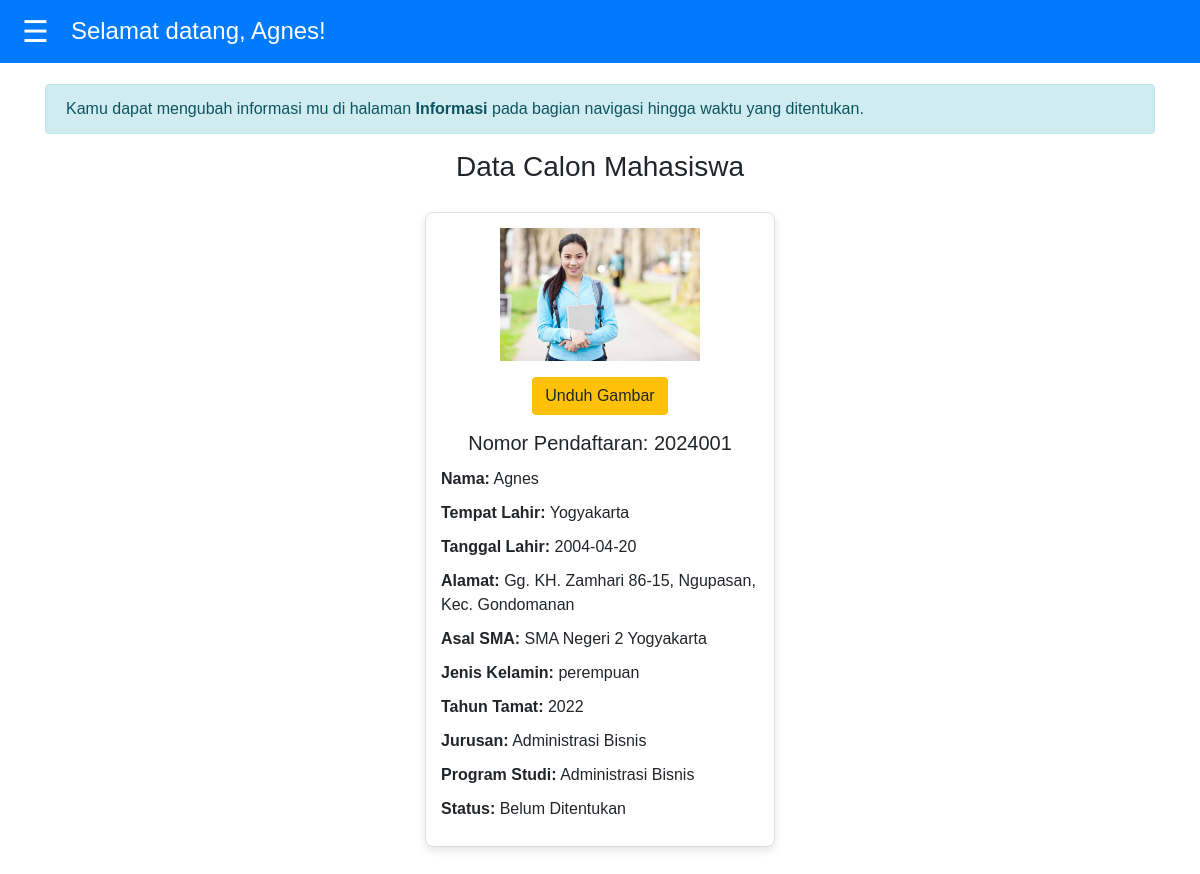
/dashboard1.php (signed in), run on the app's committed database.
### tables this page shows
CREATE TABLE CALONMAHASISWA (
    nopendaftaran INT(11) PRIMARY KEY,
    gambar VARCHAR(255),
    nama VARCHAR(100) NOT NULL,
    tempat_lahir VARCHAR(100) NOT NULL,
    tanggal_lahir DATE,
    alamat TEXT,
    asal_sma VARCHAR(100) NOT NULL,
    jenis_kelamin ENUM('laki-laki', 'perempuan') NOT NULL,
    tahun_tamat INT NOT NULL,
    PASSWORD VARCHAR(100) NOT NULL,
    nama_orangtua VARCHAR(100) NOT NULL,
    jurusan ENUM('Teknik Komputer dan Informatika', 'Administrasi Bisnis', 'Teknik Sipil', 'Teknik Mesin') NOT NULL,
    program_studi ENUM('Teknik Komputer', 'Teknik sipil', 'Administrasi Bisnis', 'Teknik Mesin') NOT NULL,
    status ENUM('Lulus', 'TidakLulus', 'Belum Ditentukan') NOT NULL DEFAULT 'Belum Ditentukan'
);

### dashboard1.php (the view, shortened to what this page needs)
<?php
include 'koneksi.php';
$nama = $_SESSION['nama'];
$nopendaftaran = $_SESSION['username'];
$sql = "SELECT * FROM CALONMAHASISWA WHERE nopendaftaran = ?";
$stmt = $conn->prepare($sql);
$stmt->bind_param("i", $nopendaftaran);
$stmt->execute();
$result = $stmt->get_result();
?>
<!DOCTYPE html>
<html lang="id">
<head>
    <link rel="stylesheet" href="https://stackpath.bootstrapcdn.com/bootstrap/4.5.2/css/bootstrap.min.css">
    <link rel="stylesheet" href="css/stylesd.css">
    <link rel="stylesheet" href="https://cdnjs.cloudflare.com/ajax/libs/font-awesome/5.15.4/css/all.min.css">
</head>
<body>
    <div id="main">
        <nav class="navbar navbar-expand navbar-dark">
            <button class="openbtn" id="sidebarToggle">☰</button>
            <h2 class="text-white ml-3">Selamat datang, <?= htmlspecialchars($nama); ?>!</h2>
        </nav>
        <div class="container mt-4">
            <div class="alert alert-info" role="alert">
            Kamu dapat mengubah informasi mu di halaman <strong>Informasi</strong> pada bagian navigasi hingga waktu yang ditentukan.
            </div>
            <h3 class="text-center">Data Calon Mahasiswa</h3>
            <div class="row justify-content-center">
                <?php if (mysqli_num_rows($result) > 0): ?>
                    <?php while ($row = mysqli_fetch_assoc($result)): ?>
                        <div class="col-md-4 mb-4">
                            <div class="info-box">
                                <img src="admin/<?= $row['gambar']; ?>" class="img-fluid mb-3" alt="Foto Calon Mahasiswa" style="max-width: 200px;">
                                <a href="admin/<?= $row['gambar']; ?>" class="btn btn-warning" download>Unduh Gambar</a>
                                <h5 class="card-title">Nomor Pendaftaran: <?= htmlspecialchars($row['nopendaftaran']); ?></h5>
                                <div class="info-row">
                                    <span><strong>Nama:</strong> <?= htmlspecialchars($row['nama']); ?></span>
                                </div>
                                <div class="info-row">
                                    <span><strong>Tempat Lahir:</strong> <?= htmlspecialchars($row['tempat_lahir']); ?></span>
                                </div>
                                <div class="info-row">
                                    <span><strong>Tanggal Lahir:</strong> <?= htmlspecialchars($row['tanggal_lahir']); ?></span>
                                </div>
                                <div class="info-row">
                                    <span><strong>Alamat:</strong> <?= htmlspecialchars($row['alamat']); ?></span>
                                </div>
                                <div class="info-row">
                                    <span><strong>Asal SMA:</strong> <?= htmlspecialchars($row['asal_sma']); ?></span>
                                </div>
                                <div class="info-row">
                                    <span><strong>Jenis Kelamin:</strong> <?= htmlspecialchars($row['jenis_kelamin']); ?></span>
                                </div>
                                <div class="info-row">
                                    <span><strong>Tahun Tamat:</strong> <?= htmlspecialchars($row['tahun_tamat']); ?></span>
                                </div>
                                <div class="info-row">
                                    <span><strong>Jurusan:</strong> <?= htmlspecialchars($row['jurusan']); ?></span>
                                </div>
                                <div class="info-row">
                                    <span><strong>Program Studi:</strong> <?= htmlspecialchars($row['program_studi']); ?></span>
                                </div>
                                <div class="info-row">
                                    <span><strong>Status:</strong> <?= htmlspecialchars($row['status']); ?></span>
                                </div>
                            </div>
                        </div>
                    <?php endwhile; ?>
                <?php else: ?>
                    <p>Tidak ada data calon mahasiswa yang ditemukan.</p>
                <?php endif; ?>
            </div>
        </div>
    </div>
</body>
</html>

### css/stylesd.css (style rules this page uses)
body { font-family: 'Quicksand', sans-serif; margin: 0; }
#main { transition: margin-left 0.3s; padding: 0; margin-top: 60px; }
.navbar { position: fixed; top: 0; left: 0; width: 100%; z-index: 2; background-color: #007bff; transition: margin-left 0.3s; }
.navbar h2 { font-size: calc(1.5em + 1vw); margin: 0; color: white; }
.navbar .openbtn { color: white; background: none; border: none; font-size: 30px; }
.container { margin-top: 70px; transition: margin-left 0.3s; }
#main h2 { white-space: nowrap; overflow: hidden; text-overflow: ellipsis; max-width: calc(100% - 50px); font-size: 1.5rem; }
.info-box { border: 1px solid #ddd; border-radius: 8px; box-shadow: 0 4px 8px rgba(0, 0, 0, 0.1); transition: transform 0.2s; margin: 20px 0; padding: 15px; text-align: center; }
.info-row { display: flex; justify-content: space-between; align-items: center; margin-bottom: 10px; text-align: left; }

### data on the page
calonmahasiswa: gambar (picture), nopendaftaran "2024001", nama "Agnes", tempat_lahir "Yogyakarta", tanggal_lahir "2004-04-20", alamat "Gg. KH. Zamhari 86-15, Ngupasan, Kec. Gondomanan", asal_sma "SMA Negeri 2 Yogyakarta", jenis_kelamin "perempuan", tahun_tamat "2022", jurusan "Administrasi Bisnis", program_studi "Administrasi Bisnis", status "Belum Ditentukan"

### other printed values
$nama "Agnes"
